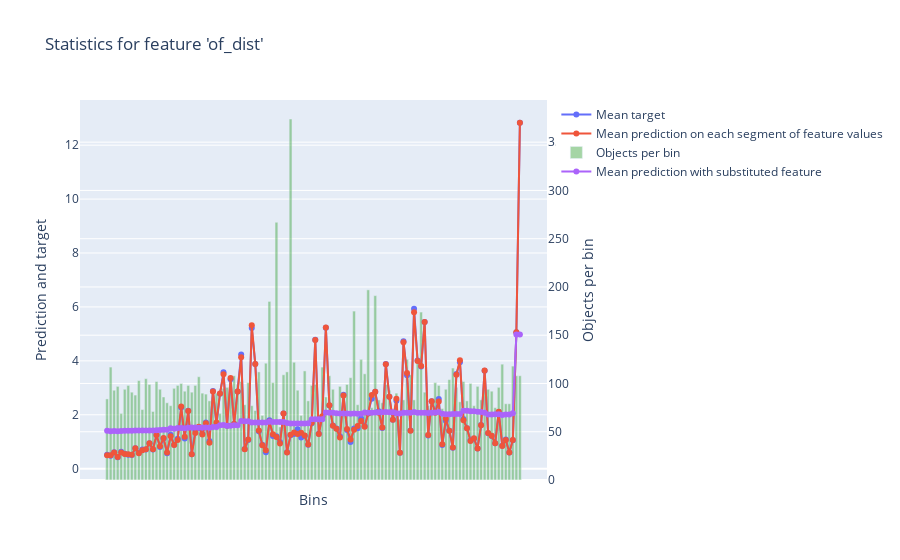

Here is the notebook cell this chart was saved with:
### Code cell
res = model2.calc_feature_statistics(X_train,
                                    y_train,
                                    feature=18,
                                    plot=True)
